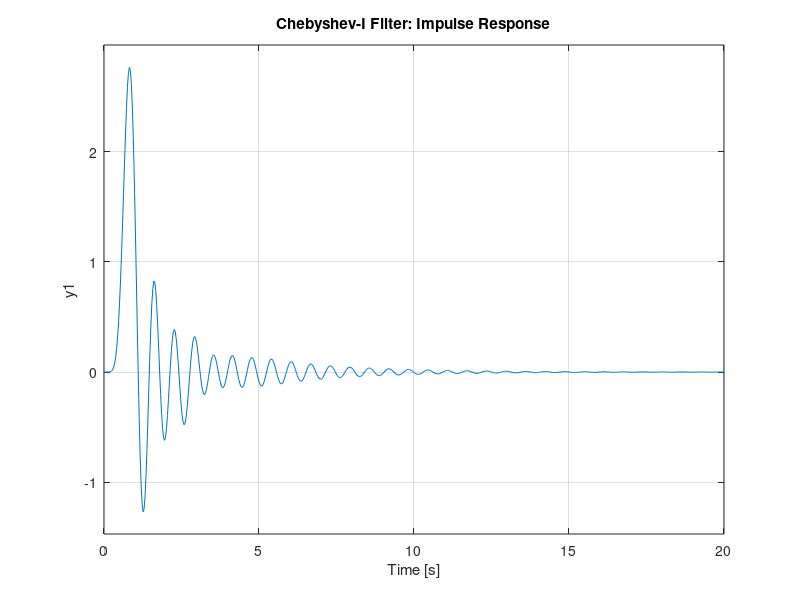

Reproduce this figure in MATLAB.
clear
clc

% Chebyshev-I filter design
rp = 1;                     % Passband ripple in dB
rs = 50;                    % Stopband attenuation in dB
wp = 10;                    % Passband edge (rad/s)
ws = 15;                    % Stopband edge (rad/s)

% Calculate filter order and cutoff frequency
[n, wc] = cheb1ord(wp, ws, rp, rs, 's'); % Analog filter
[b, a] = cheby1(n, rp, wc, 's');         % Filter coefficients
[p, z, k] = cheby1(n, rp, wc, 's');

% Frequency response
w = 0:50;
h = freqs(b, a, w);


% Log-magnitude response (dB)
figure(2);
subplot(3, 1, 1);
plot(w, 20*log10(abs(h)));
title('Chebyshev-I Filter: Log-Magnitude Response');
xlabel('Frequency (rad/s)');
ylabel('Magnitude (dB)');
grid on;

% Group delay
%[gd, freq] = grpdelay(b, a, w);
gd = -diff(unwrap(angle(h))) ./ diff(w); 
w_gd = w(1:end-1); 
subplot(3, 1, 2);
plot(w_gd, gd);
title('Chebyshev-I Filter: Group Delay');
xlabel('Frequency (rad/s)');
ylabel('Group Delay (s)');
grid on;

% Impulse response
subplot(3, 1, 3);
impulse(tf(b, a));
title('Chebyshev-I Filter: Impulse Response');

disp(tf(b,a));
sys = tf(b,a)